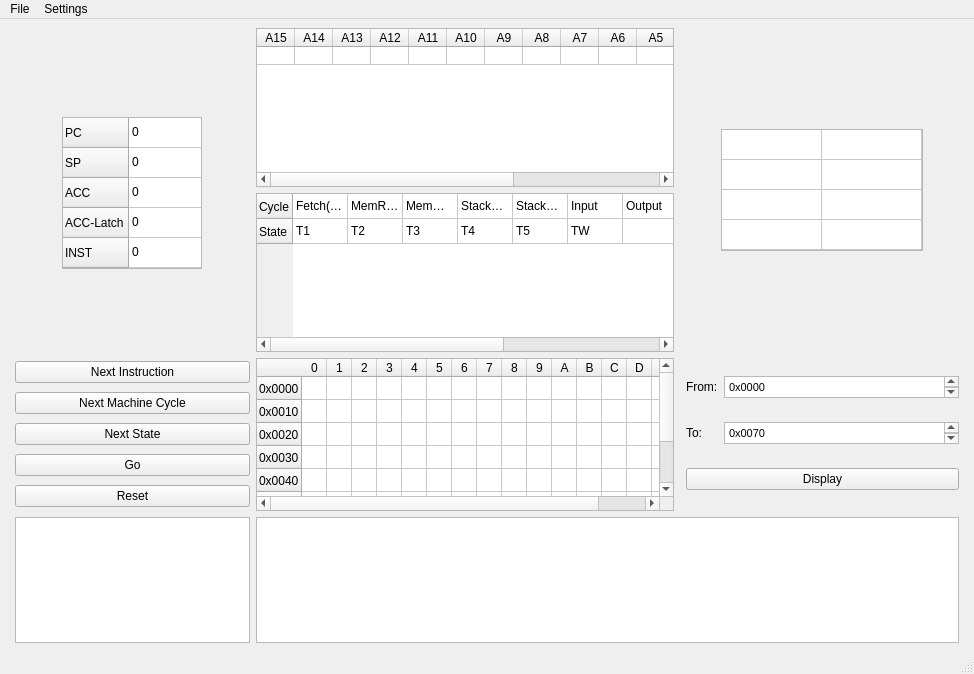
<?xml version="1.0" encoding="UTF-8"?>
<ui version="4.0">
 <class>Intel8080_Window</class>
 <widget class="QMainWindow" name="Intel8080_Window">
  <property name="geometry">
   <rect>
    <x>0</x>
    <y>0</y>
    <width>974</width>
    <height>674</height>
   </rect>
  </property>
  <property name="windowTitle">
   <string>MainWindow</string>
  </property>
  <widget class="QWidget" name="centralwidget">
   <layout class="QGridLayout" name="gridLayout">
    <item row="0" column="0">
     <layout class="QGridLayout" name="SpecialRegisters">
      <property name="leftMargin">
       <number>6</number>
      </property>
      <property name="topMargin">
       <number>6</number>
      </property>
      <item row="0" column="0">
       <widget class="QTableWidget" name="Registers_table">
        <property name="sizePolicy">
         <sizepolicy hsizetype="Expanding" vsizetype="Expanding">
          <horstretch>0</horstretch>
          <verstretch>0</verstretch>
         </sizepolicy>
        </property>
        <property name="minimumSize">
         <size>
          <width>140</width>
          <height>152</height>
         </size>
        </property>
        <property name="maximumSize">
         <size>
          <width>140</width>
          <height>152</height>
         </size>
        </property>
        <attribute name="horizontalHeaderVisible">
         <bool>false</bool>
        </attribute>
        <attribute name="horizontalHeaderCascadingSectionResizes">
         <bool>true</bool>
        </attribute>
        <attribute name="horizontalHeaderMinimumSectionSize">
         <number>0</number>
        </attribute>
        <attribute name="horizontalHeaderDefaultSectionSize">
         <number>74</number>
        </attribute>
        <attribute name="verticalHeaderCascadingSectionResizes">
         <bool>true</bool>
        </attribute>
        <row>
         <property name="text">
          <string>PC</string>
         </property>
        </row>
        <row>
         <property name="text">
          <string>SP</string>
         </property>
        </row>
        <row>
         <property name="text">
          <string>ACC</string>
         </property>
        </row>
        <row>
         <property name="text">
          <string>ACC-Latch</string>
         </property>
        </row>
        <row>
         <property name="text">
          <string>INST</string>
         </property>
        </row>
        <column>
         <property name="text">
          <string/>
         </property>
        </column>
        <item row="0" column="0">
         <property name="text">
          <string>0</string>
         </property>
        </item>
        <item row="1" column="0">
         <property name="text">
          <string>0</string>
         </property>
        </item>
        <item row="2" column="0">
         <property name="text">
          <string>0</string>
         </property>
        </item>
        <item row="3" column="0">
         <property name="text">
          <string>0</string>
         </property>
        </item>
        <item row="4" column="0">
         <property name="text">
          <string>0</string>
         </property>
        </item>
       </widget>
      </item>
     </layout>
    </item>
    <item row="7" column="0">
     <layout class="QGridLayout" name="MessageLog">
      <property name="leftMargin">
       <number>6</number>
      </property>
      <item row="0" column="0">
       <widget class="QPlainTextEdit" name="MessageLog_plaintext">
        <property name="readOnly">
         <bool>true</bool>
        </property>
       </widget>
      </item>
     </layout>
    </item>
    <item row="4" column="4">
     <layout class="QGridLayout" name="MemoryDisplaySettings">
      <property name="rightMargin">
       <number>6</number>
      </property>
      <item row="1" column="0">
       <widget class="QLabel" name="label_2">
        <property name="text">
         <string>To:</string>
        </property>
       </widget>
      </item>
      <item row="0" column="1">
       <widget class="QTextEdit" name="textEdit">
        <property name="maximumSize">
         <size>
          <width>16777215</width>
          <height>22</height>
         </size>
        </property>
        <property name="html">
         <string>&lt;!DOCTYPE HTML PUBLIC &quot;-//W3C//DTD HTML 4.0//EN&quot; &quot;http://www.w3.org/TR/REC-html40/strict.dtd&quot;&gt;
&lt;html&gt;&lt;head&gt;&lt;meta name=&quot;qrichtext&quot; content=&quot;1&quot; /&gt;&lt;style type=&quot;text/css&quot;&gt;
p, li { white-space: pre-wrap; }
&lt;/style&gt;&lt;/head&gt;&lt;body style=&quot; font-family:'MS Shell Dlg 2'; font-size:8.25pt; font-weight:400; font-style:normal;&quot;&gt;
&lt;p style=&quot; margin-top:0px; margin-bottom:0px; margin-left:0px; margin-right:0px; -qt-block-indent:0; text-indent:0px;&quot;&gt;&lt;span style=&quot; font-size:7.875pt;&quot;&gt;0x0000&lt;/span&gt;&lt;/p&gt;&lt;/body&gt;&lt;/html&gt;</string>
        </property>
       </widget>
      </item>
      <item row="1" column="1">
       <widget class="QTextEdit" name="textEdit_2">
        <property name="maximumSize">
         <size>
          <width>16777215</width>
          <height>22</height>
         </size>
        </property>
        <property name="html">
         <string>&lt;!DOCTYPE HTML PUBLIC &quot;-//W3C//DTD HTML 4.0//EN&quot; &quot;http://www.w3.org/TR/REC-html40/strict.dtd&quot;&gt;
&lt;html&gt;&lt;head&gt;&lt;meta name=&quot;qrichtext&quot; content=&quot;1&quot; /&gt;&lt;style type=&quot;text/css&quot;&gt;
p, li { white-space: pre-wrap; }
&lt;/style&gt;&lt;/head&gt;&lt;body style=&quot; font-family:'MS Shell Dlg 2'; font-size:8.25pt; font-weight:400; font-style:normal;&quot;&gt;
&lt;p style=&quot; margin-top:0px; margin-bottom:0px; margin-left:0px; margin-right:0px; -qt-block-indent:0; text-indent:0px;&quot;&gt;&lt;span style=&quot; font-size:7.875pt;&quot;&gt;0x0070&lt;/span&gt;&lt;/p&gt;&lt;/body&gt;&lt;/html&gt;</string>
        </property>
       </widget>
      </item>
      <item row="0" column="0">
       <widget class="QLabel" name="label">
        <property name="text">
         <string>From:</string>
        </property>
       </widget>
      </item>
      <item row="2" column="0" colspan="2">
       <widget class="QPushButton" name="pushButton">
        <property name="text">
         <string>Display</string>
        </property>
       </widget>
      </item>
     </layout>
    </item>
    <item row="0" column="4">
     <layout class="QGridLayout" name="GenericRegisters">
      <property name="rightMargin">
       <number>6</number>
      </property>
      <item row="0" column="0">
       <widget class="QTableWidget" name="Register_array_table">
        <property name="sizePolicy">
         <sizepolicy hsizetype="Expanding" vsizetype="Minimum">
          <horstretch>0</horstretch>
          <verstretch>0</verstretch>
         </sizepolicy>
        </property>
        <property name="minimumSize">
         <size>
          <width>202</width>
          <height>122</height>
         </size>
        </property>
        <property name="maximumSize">
         <size>
          <width>202</width>
          <height>122</height>
         </size>
        </property>
        <attribute name="horizontalHeaderVisible">
         <bool>false</bool>
        </attribute>
        <attribute name="horizontalHeaderCascadingSectionResizes">
         <bool>true</bool>
        </attribute>
        <attribute name="horizontalHeaderMinimumSectionSize">
         <number>0</number>
        </attribute>
        <attribute name="verticalHeaderVisible">
         <bool>false</bool>
        </attribute>
        <attribute name="verticalHeaderCascadingSectionResizes">
         <bool>true</bool>
        </attribute>
        <attribute name="verticalHeaderMinimumSectionSize">
         <number>0</number>
        </attribute>
        <row>
         <property name="text">
          <string/>
         </property>
        </row>
        <row>
         <property name="text">
          <string/>
         </property>
        </row>
        <row>
         <property name="text">
          <string/>
         </property>
        </row>
        <row>
         <property name="text">
          <string/>
         </property>
        </row>
        <column>
         <property name="text">
          <string/>
         </property>
        </column>
        <column>
         <property name="text">
          <string/>
         </property>
        </column>
       </widget>
      </item>
     </layout>
    </item>
    <item row="7" column="1" colspan="4">
     <layout class="QGridLayout" name="ProgramTable">
      <property name="leftMargin">
       <number>0</number>
      </property>
      <property name="rightMargin">
       <number>6</number>
      </property>
      <item row="0" column="0">
       <widget class="QTableWidget" name="Program_table">
        <attribute name="horizontalHeaderVisible">
         <bool>false</bool>
        </attribute>
        <attribute name="horizontalHeaderMinimumSectionSize">
         <number>0</number>
        </attribute>
        <attribute name="horizontalHeaderDefaultSectionSize">
         <number>0</number>
        </attribute>
        <attribute name="verticalHeaderVisible">
         <bool>false</bool>
        </attribute>
        <column>
         <property name="text">
          <string/>
         </property>
        </column>
        <column>
         <property name="text">
          <string/>
         </property>
        </column>
       </widget>
      </item>
     </layout>
    </item>
    <item row="4" column="0">
     <layout class="QVBoxLayout" name="ProgramInstructions">
      <property name="leftMargin">
       <number>6</number>
      </property>
      <item>
       <widget class="QPushButton" name="next_button">
        <property name="text">
         <string>Next Instruction</string>
        </property>
       </widget>
      </item>
      <item>
       <widget class="QPushButton" name="next_mc_button">
        <property name="text">
         <string>Next Machine Cycle</string>
        </property>
       </widget>
      </item>
      <item>
       <widget class="QPushButton" name="next_state_button">
        <property name="text">
         <string>Next State</string>
        </property>
       </widget>
      </item>
      <item>
       <widget class="QPushButton" name="go_button">
        <property name="text">
         <string>Go</string>
        </property>
       </widget>
      </item>
      <item>
       <widget class="QPushButton" name="reset_button">
        <property name="text">
         <string>Reset</string>
        </property>
       </widget>
      </item>
     </layout>
    </item>
    <item row="4" column="1" colspan="2">
     <layout class="QGridLayout" name="ProgramMemory">
      <item row="0" column="0">
       <widget class="QTableWidget" name="ProgramMemory_table">
        <property name="sizeAdjustPolicy">
         <enum>QAbstractScrollArea::AdjustToContents</enum>
        </property>
        <attribute name="horizontalHeaderCascadingSectionResizes">
         <bool>false</bool>
        </attribute>
        <attribute name="horizontalHeaderMinimumSectionSize">
         <number>0</number>
        </attribute>
        <attribute name="horizontalHeaderDefaultSectionSize">
         <number>25</number>
        </attribute>
        <attribute name="verticalHeaderDefaultSectionSize">
         <number>23</number>
        </attribute>
        <row>
         <property name="text">
          <string>0x0000</string>
         </property>
        </row>
        <row>
         <property name="text">
          <string>0x0010</string>
         </property>
        </row>
        <row>
         <property name="text">
          <string>0x0020</string>
         </property>
        </row>
        <row>
         <property name="text">
          <string>0x0030</string>
         </property>
        </row>
        <row>
         <property name="text">
          <string>0x0040</string>
         </property>
        </row>
        <row>
         <property name="text">
          <string>0x0050</string>
         </property>
        </row>
        <row>
         <property name="text">
          <string>0x0060</string>
         </property>
        </row>
        <row>
         <property name="text">
          <string>0x0070</string>
         </property>
        </row>
        <column>
         <property name="text">
          <string>0</string>
         </property>
        </column>
        <column>
         <property name="text">
          <string>1</string>
         </property>
        </column>
        <column>
         <property name="text">
          <string>2</string>
         </property>
        </column>
        <column>
         <property name="text">
          <string>3</string>
         </property>
        </column>
        <column>
         <property name="text">
          <string>4</string>
         </property>
        </column>
        <column>
         <property name="text">
          <string>5</string>
         </property>
        </column>
        <column>
         <property name="text">
          <string>6</string>
         </property>
        </column>
        <column>
         <property name="text">
          <string>7</string>
         </property>
        </column>
        <column>
         <property name="text">
          <string>8</string>
         </property>
        </column>
        <column>
         <property name="text">
          <string>9</string>
         </property>
        </column>
        <column>
         <property name="text">
          <string>A</string>
         </property>
        </column>
        <column>
         <property name="text">
          <string>B</string>
         </property>
        </column>
        <column>
         <property name="text">
          <string>C</string>
         </property>
        </column>
        <column>
         <property name="text">
          <string>D</string>
         </property>
        </column>
        <column>
         <property name="text">
          <string>E</string>
         </property>
        </column>
        <column>
         <property name="text">
          <string>F</string>
         </property>
        </column>
       </widget>
      </item>
     </layout>
    </item>
    <item row="0" column="1" colspan="2">
     <layout class="QGridLayout" name="AddressLatchCycleState">
      <item row="0" column="0">
       <widget class="QTableWidget" name="AddressLatch_table">
        <attribute name="horizontalHeaderVisible">
         <bool>true</bool>
        </attribute>
        <attribute name="horizontalHeaderMinimumSectionSize">
         <number>0</number>
        </attribute>
        <attribute name="horizontalHeaderDefaultSectionSize">
         <number>38</number>
        </attribute>
        <attribute name="verticalHeaderVisible">
         <bool>false</bool>
        </attribute>
        <attribute name="verticalHeaderCascadingSectionResizes">
         <bool>true</bool>
        </attribute>
        <attribute name="verticalHeaderMinimumSectionSize">
         <number>10</number>
        </attribute>
        <attribute name="verticalHeaderDefaultSectionSize">
         <number>10</number>
        </attribute>
        <row>
         <property name="text">
          <string/>
         </property>
        </row>
        <column>
         <property name="text">
          <string>A15</string>
         </property>
        </column>
        <column>
         <property name="text">
          <string>A14</string>
         </property>
        </column>
        <column>
         <property name="text">
          <string>A13</string>
         </property>
        </column>
        <column>
         <property name="text">
          <string>A12</string>
         </property>
        </column>
        <column>
         <property name="text">
          <string>A11</string>
         </property>
        </column>
        <column>
         <property name="text">
          <string>A10</string>
         </property>
        </column>
        <column>
         <property name="text">
          <string>A9</string>
         </property>
        </column>
        <column>
         <property name="text">
          <string>A8</string>
         </property>
        </column>
        <column>
         <property name="text">
          <string>A7</string>
         </property>
        </column>
        <column>
         <property name="text">
          <string>A6</string>
         </property>
        </column>
        <column>
         <property name="text">
          <string>A5</string>
         </property>
        </column>
        <column>
         <property name="text">
          <string>A4</string>
         </property>
        </column>
        <column>
         <property name="text">
          <string>A3</string>
         </property>
        </column>
        <column>
         <property name="text">
          <string>A2</string>
         </property>
        </column>
        <column>
         <property name="text">
          <string>A1</string>
         </property>
        </column>
        <column>
         <property name="text">
          <string>A0</string>
         </property>
        </column>
       </widget>
      </item>
      <item row="1" column="0">
       <widget class="QTableWidget" name="CycleState_table">
        <property name="editTriggers">
         <set>QAbstractItemView::NoEditTriggers</set>
        </property>
        <attribute name="horizontalHeaderVisible">
         <bool>false</bool>
        </attribute>
        <attribute name="horizontalHeaderMinimumSectionSize">
         <number>0</number>
        </attribute>
        <attribute name="horizontalHeaderDefaultSectionSize">
         <number>55</number>
        </attribute>
        <attribute name="verticalHeaderVisible">
         <bool>true</bool>
        </attribute>
        <attribute name="verticalHeaderCascadingSectionResizes">
         <bool>true</bool>
        </attribute>
        <attribute name="verticalHeaderMinimumSectionSize">
         <number>25</number>
        </attribute>
        <attribute name="verticalHeaderDefaultSectionSize">
         <number>25</number>
        </attribute>
        <row>
         <property name="text">
          <string>Cycle</string>
         </property>
        </row>
        <row>
         <property name="text">
          <string>State</string>
         </property>
        </row>
        <column>
         <property name="text">
          <string>0</string>
         </property>
        </column>
        <column>
         <property name="text">
          <string>1</string>
         </property>
        </column>
        <column>
         <property name="text">
          <string>2</string>
         </property>
        </column>
        <column>
         <property name="text">
          <string>3</string>
         </property>
        </column>
        <column>
         <property name="text">
          <string>4</string>
         </property>
        </column>
        <column>
         <property name="text">
          <string>5</string>
         </property>
        </column>
        <column>
         <property name="text">
          <string>6</string>
         </property>
        </column>
        <column>
         <property name="text">
          <string>7</string>
         </property>
        </column>
        <column>
         <property name="text">
          <string>8</string>
         </property>
        </column>
        <column>
         <property name="text">
          <string>9</string>
         </property>
        </column>
        <item row="0" column="0">
         <property name="text">
          <string>Fetch(M1)</string>
         </property>
        </item>
        <item row="0" column="1">
         <property name="text">
          <string>MemRead</string>
         </property>
        </item>
        <item row="0" column="2">
         <property name="text">
          <string>MemWrite</string>
         </property>
        </item>
        <item row="0" column="3">
         <property name="text">
          <string>StackRead</string>
         </property>
        </item>
        <item row="0" column="4">
         <property name="text">
          <string>StackWrite</string>
         </property>
        </item>
        <item row="0" column="5">
         <property name="text">
          <string>Input</string>
         </property>
        </item>
        <item row="0" column="6">
         <property name="text">
          <string>Output</string>
         </property>
        </item>
        <item row="0" column="7">
         <property name="text">
          <string>Interrupt</string>
         </property>
        </item>
        <item row="0" column="8">
         <property name="text">
          <string>Halt</string>
         </property>
        </item>
        <item row="0" column="9">
         <property name="text">
          <string>HaltInterrupt</string>
         </property>
        </item>
        <item row="1" column="0">
         <property name="text">
          <string>T1</string>
         </property>
        </item>
        <item row="1" column="1">
         <property name="text">
          <string>T2</string>
         </property>
        </item>
        <item row="1" column="2">
         <property name="text">
          <string>T3</string>
         </property>
        </item>
        <item row="1" column="3">
         <property name="text">
          <string>T4</string>
         </property>
        </item>
        <item row="1" column="4">
         <property name="text">
          <string>T5</string>
         </property>
        </item>
        <item row="1" column="5">
         <property name="text">
          <string>TW</string>
         </property>
        </item>
       </widget>
      </item>
     </layout>
    </item>
   </layout>
  </widget>
  <widget class="QMenuBar" name="menubar">
   <property name="geometry">
    <rect>
     <x>0</x>
     <y>0</y>
     <width>974</width>
     <height>21</height>
    </rect>
   </property>
   <widget class="QMenu" name="menuFile">
    <property name="title">
     <string>File</string>
    </property>
    <addaction name="actionLoad_Program"/>
    <addaction name="separator"/>
    <addaction name="actionExit"/>
   </widget>
   <widget class="QMenu" name="menuSettings">
    <property name="title">
     <string>Settings</string>
    </property>
   </widget>
   <addaction name="menuFile"/>
   <addaction name="menuSettings"/>
  </widget>
  <widget class="QStatusBar" name="statusbar"/>
  <action name="actionLoad_Program">
   <property name="text">
    <string>Load Program</string>
   </property>
  </action>
  <action name="actionExit">
   <property name="text">
    <string>Exit</string>
   </property>
  </action>
 </widget>
 <resources/>
 <connections/>
</ui>
